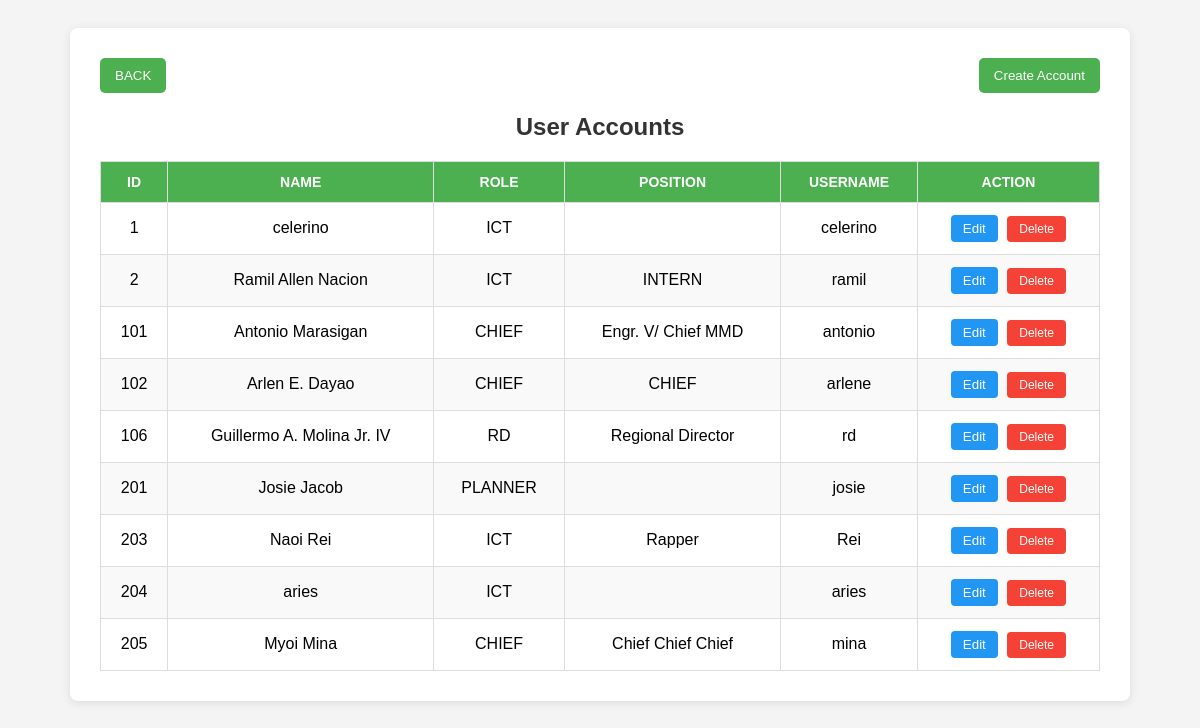
The app's page /ict/get-account.php (signed in), older data.
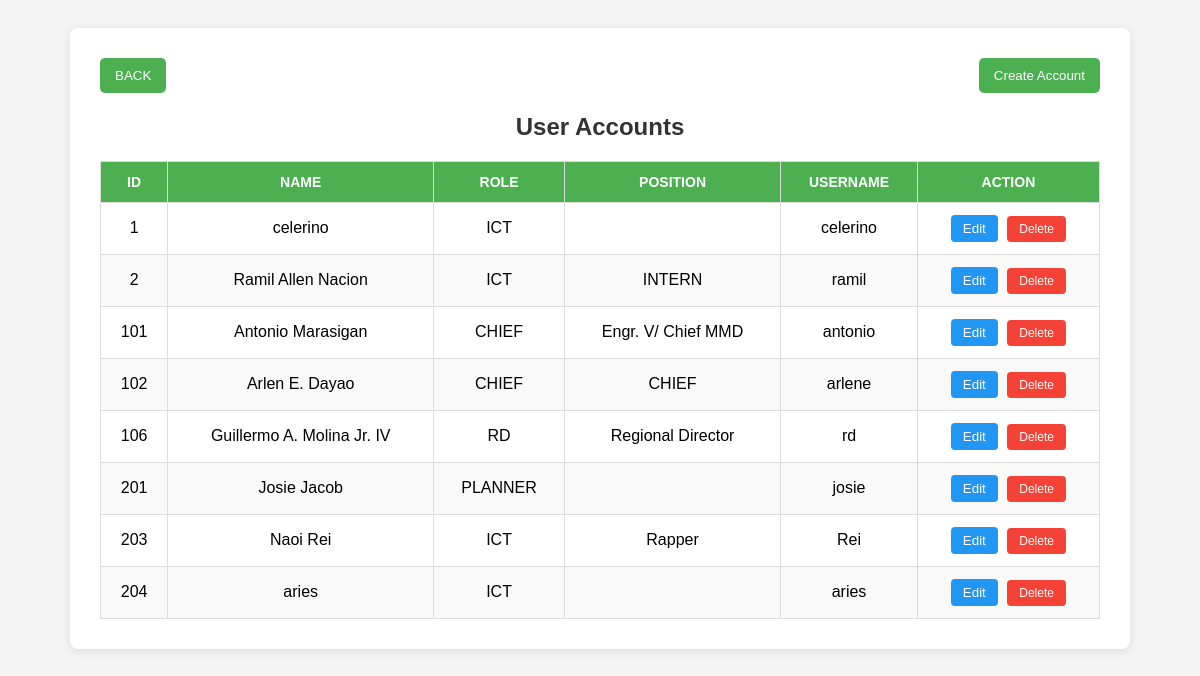
The same page, newer data.
### tables this page shows
CREATE TABLE `users` (
  `id` int(11) NOT NULL,
  `username` varchar(100) NOT NULL,
  `name` text NOT NULL,
  `password` varchar(100) NOT NULL,
  `role` varchar(100) NOT NULL,
  `position` varchar(255) DEFAULT NULL,
  `user_signature` varchar(255) DEFAULT NULL
);

### ict/display_users.php (the view, shortened to what this page needs)
<?php
try {
    $conn = new PDO("mysql:host=localhost;dbname=to_inventory", "root", "");
    $conn->setAttribute(PDO::ATTR_ERRMODE, PDO::ERRMODE_EXCEPTION);
    $conn->setAttribute(PDO::ATTR_EMULATE_PREPARES, false);
} catch(PDOException $e) {
    die("Database connection failed: " . $e->getMessage());
}
$sql = "SELECT * FROM users";
$query = $conn->query($sql);
while ($row = $query->fetch(PDO::FETCH_ASSOC)){
  $id = $row['id'];
  echo '
    <tr>
      <td>'.$row["id"].'</td>
      <td>'.$row["name"].'</td>
      <td>'.strtoupper($row["role"]).'</td>
       <td>'.$row["position"].'</td>
      <td>'.$row["username"].'</td>
      <td>
        <button class="btn-edit" onclick="openEditModal('.$id.', \''.htmlspecialchars($row["name"], ENT_QUOTES).'\', \''.htmlspecialchars($row["role"], ENT_QUOTES).'\', \''.htmlspecialchars($row["username"], ENT_QUOTES).'\', \''.htmlspecialchars($row["position"], ENT_QUOTES).'\')" style="background:#2196F3; color:white; border:none; padding:6px 12px; border-radius:4px; cursor:pointer; margin-right:5px;">Edit</button>
        <button class="btn" onclick="deleteUser('.$id.')">Delete</button>
      </td>
    </tr>
  ';
}
?>

Row changes from the older to the newer data that the page shows:
removed users: id "205", name "Myoi Mina", role "CHIEF", position "Chief Chief Chief", username "mina"
